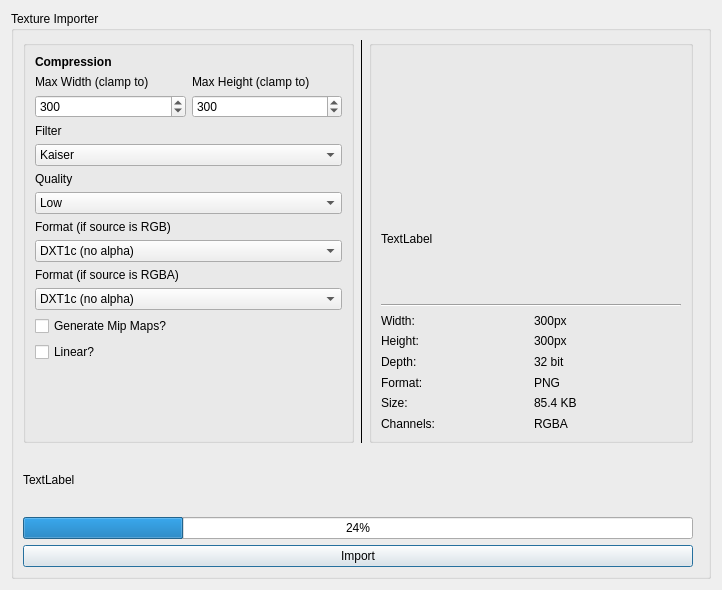
<?xml version="1.0" encoding="UTF-8"?>
<ui version="4.0">
 <class>TextureImporterWindow</class>
 <widget class="QDialog" name="TextureImporterWindow">
  <property name="geometry">
   <rect>
    <x>0</x>
    <y>0</y>
    <width>676</width>
    <height>590</height>
   </rect>
  </property>
  <property name="font">
   <font>
    <family>Segoe UI</family>
   </font>
  </property>
  <property name="windowTitle">
   <string>Texture Importer</string>
  </property>
  <layout class="QGridLayout" name="gridLayout">
   <item row="1" column="0">
    <widget class="QGroupBox" name="groupBox">
     <property name="title">
      <string>Texture Importer</string>
     </property>
     <layout class="QGridLayout" name="gridLayout_2">
      <item row="8" column="4">
       <widget class="Line" name="line_3">
        <property name="orientation">
         <enum>Qt::Horizontal</enum>
        </property>
       </widget>
      </item>
      <item row="8" column="0" colspan="4">
       <widget class="QPushButton" name="importButton">
        <property name="text">
         <string>Import</string>
        </property>
       </widget>
      </item>
      <item row="7" column="0" colspan="4">
       <widget class="QProgressBar" name="loadProgress">
        <property name="value">
         <number>24</number>
        </property>
       </widget>
      </item>
      <item row="0" column="2" rowspan="6">
       <widget class="Line" name="line">
        <property name="frameShadow">
         <enum>QFrame::Plain</enum>
        </property>
        <property name="orientation">
         <enum>Qt::Vertical</enum>
        </property>
       </widget>
      </item>
      <item row="0" column="0" rowspan="6" colspan="2">
       <widget class="QGroupBox" name="settingsGroup">
        <property name="sizePolicy">
         <sizepolicy hsizetype="Expanding" vsizetype="Expanding">
          <horstretch>0</horstretch>
          <verstretch>0</verstretch>
         </sizepolicy>
        </property>
        <property name="title">
         <string/>
        </property>
        <property name="alignment">
         <set>Qt::AlignLeading|Qt::AlignLeft|Qt::AlignVCenter</set>
        </property>
        <layout class="QGridLayout" name="gridLayout_7">
         <item row="12" column="0" colspan="2">
          <widget class="QComboBox" name="formatBoxRgba">
           <item>
            <property name="text">
             <string>DXT1c (no alpha)</string>
            </property>
           </item>
           <item>
            <property name="text">
             <string>DXT1a (only alpha)</string>
            </property>
           </item>
           <item>
            <property name="text">
             <string>DXT3</string>
            </property>
           </item>
           <item>
            <property name="text">
             <string>DXT5</string>
            </property>
           </item>
           <item>
            <property name="text">
             <string>DXT5nm (normal map)</string>
            </property>
           </item>
           <item>
            <property name="text">
             <string>U1555 (1 bit alpha, 5 bits red/green/blue)</string>
            </property>
           </item>
           <item>
            <property name="text">
             <string>U4444 (4 bits alpha/red/green/blue)</string>
            </property>
           </item>
           <item>
            <property name="text">
             <string>U565 (5 bits red, 6 bits green, 5 bits blue, no alpha)</string>
            </property>
           </item>
           <item>
            <property name="text">
             <string>U8888 (uncompressed, with alpha)</string>
            </property>
           </item>
           <item>
            <property name="text">
             <string>U888 (uncompressed, no alpha)</string>
            </property>
           </item>
           <item>
            <property name="text">
             <string>V8U8</string>
            </property>
           </item>
          </widget>
         </item>
         <item row="6" column="0" colspan="2">
          <widget class="QComboBox" name="filterBox">
           <property name="currentIndex">
            <number>5</number>
           </property>
           <item>
            <property name="text">
             <string>Point</string>
            </property>
           </item>
           <item>
            <property name="text">
             <string>Box</string>
            </property>
           </item>
           <item>
            <property name="text">
             <string>Triangle</string>
            </property>
           </item>
           <item>
            <property name="text">
             <string>Quadratic</string>
            </property>
           </item>
           <item>
            <property name="text">
             <string>Cubic</string>
            </property>
           </item>
           <item>
            <property name="text">
             <string>Kaiser</string>
            </property>
           </item>
          </widget>
         </item>
         <item row="8" column="0" colspan="2">
          <widget class="QComboBox" name="qualityBox">
           <property name="currentIndex">
            <number>0</number>
           </property>
           <property name="maxVisibleItems">
            <number>10</number>
           </property>
           <property name="maxCount">
            <number>2147483647</number>
           </property>
           <item>
            <property name="text">
             <string>Low</string>
            </property>
           </item>
           <item>
            <property name="text">
             <string>Normal</string>
            </property>
           </item>
           <item>
            <property name="text">
             <string>High</string>
            </property>
           </item>
          </widget>
         </item>
         <item row="10" column="0" colspan="2">
          <widget class="QComboBox" name="formatBoxRgb">
           <item>
            <property name="text">
             <string>DXT1c (no alpha)</string>
            </property>
           </item>
           <item>
            <property name="text">
             <string>DXT1a (only alpha)</string>
            </property>
           </item>
           <item>
            <property name="text">
             <string>DXT3</string>
            </property>
           </item>
           <item>
            <property name="text">
             <string>DXT5</string>
            </property>
           </item>
           <item>
            <property name="text">
             <string>DXT5nm (normal map)</string>
            </property>
           </item>
           <item>
            <property name="text">
             <string>U1555 (1 bit alpha, 5 bits red/green/blue)</string>
            </property>
           </item>
           <item>
            <property name="text">
             <string>U4444 (4 bits alpha/red/green/blue)</string>
            </property>
           </item>
           <item>
            <property name="text">
             <string>U565 (5 bits red, 6 bits green, 5 bits blue, no alpha)</string>
            </property>
           </item>
           <item>
            <property name="text">
             <string>U8888 (uncompressed, with alpha)</string>
            </property>
           </item>
           <item>
            <property name="text">
             <string>U888 (uncompressed, no alpha)</string>
            </property>
           </item>
           <item>
            <property name="text">
             <string>V8U8</string>
            </property>
           </item>
          </widget>
         </item>
         <item row="2" column="1">
          <widget class="QSpinBox" name="heightBox">
           <property name="maximum">
            <number>8192</number>
           </property>
           <property name="value">
            <number>300</number>
           </property>
          </widget>
         </item>
         <item row="7" column="0" colspan="2">
          <widget class="QLabel" name="label_11">
           <property name="text">
            <string>Quality</string>
           </property>
          </widget>
         </item>
         <item row="3" column="0" colspan="2">
          <widget class="QLabel" name="label_10">
           <property name="text">
            <string>Filter</string>
           </property>
          </widget>
         </item>
         <item row="1" column="0">
          <widget class="QLabel" name="label_9">
           <property name="text">
            <string>Max Width (clamp to)</string>
           </property>
          </widget>
         </item>
         <item row="11" column="0">
          <widget class="QLabel" name="label_14">
           <property name="text">
            <string>Format (if source is RGBA)</string>
           </property>
          </widget>
         </item>
         <item row="9" column="0" colspan="2">
          <widget class="QLabel" name="label_12">
           <property name="text">
            <string>Format (if source is RGB)</string>
           </property>
          </widget>
         </item>
         <item row="0" column="0">
          <widget class="QLabel" name="label_8">
           <property name="font">
            <font>
             <weight>75</weight>
             <bold>true</bold>
            </font>
           </property>
           <property name="text">
            <string>Compression</string>
           </property>
          </widget>
         </item>
         <item row="2" column="0">
          <widget class="QSpinBox" name="widthBox">
           <property name="maximum">
            <number>8192</number>
           </property>
           <property name="value">
            <number>300</number>
           </property>
          </widget>
         </item>
         <item row="1" column="1">
          <widget class="QLabel" name="label_13">
           <property name="text">
            <string>Max Height (clamp to)</string>
           </property>
          </widget>
         </item>
         <item row="14" column="0" colspan="2">
          <widget class="QCheckBox" name="genMipMaps">
           <property name="text">
            <string>Generate Mip Maps?</string>
           </property>
          </widget>
         </item>
         <item row="16" column="0" colspan="2">
          <spacer name="verticalSpacer">
           <property name="orientation">
            <enum>Qt::Vertical</enum>
           </property>
           <property name="sizeHint" stdset="0">
            <size>
             <width>20</width>
             <height>40</height>
            </size>
           </property>
          </spacer>
         </item>
         <item row="15" column="0" colspan="2">
          <widget class="QCheckBox" name="linearBox">
           <property name="text">
            <string>Linear?</string>
           </property>
          </widget>
         </item>
        </layout>
       </widget>
      </item>
      <item row="0" column="3" rowspan="6">
       <widget class="QGroupBox" name="textureGroup">
        <property name="sizePolicy">
         <sizepolicy hsizetype="Preferred" vsizetype="Expanding">
          <horstretch>0</horstretch>
          <verstretch>0</verstretch>
         </sizepolicy>
        </property>
        <layout class="QGridLayout" name="gridLayout_3">
         <item row="3" column="0">
          <layout class="QGridLayout" name="gridLayout_4">
           <item row="0" column="0">
            <widget class="QLabel" name="label_3">
             <property name="text">
              <string>Width:</string>
             </property>
            </widget>
           </item>
           <item row="1" column="0">
            <widget class="QLabel" name="label_4">
             <property name="text">
              <string>Height:</string>
             </property>
            </widget>
           </item>
           <item row="2" column="0">
            <widget class="QLabel" name="label_5">
             <property name="text">
              <string>Depth:</string>
             </property>
            </widget>
           </item>
           <item row="3" column="0">
            <widget class="QLabel" name="label_6">
             <property name="text">
              <string>Format:</string>
             </property>
            </widget>
           </item>
           <item row="4" column="0">
            <widget class="QLabel" name="label_7">
             <property name="text">
              <string>Size:</string>
             </property>
            </widget>
           </item>
           <item row="0" column="1">
            <widget class="QLabel" name="widthLabel">
             <property name="text">
              <string>300px</string>
             </property>
            </widget>
           </item>
           <item row="1" column="1">
            <widget class="QLabel" name="heightLabel">
             <property name="text">
              <string>300px</string>
             </property>
            </widget>
           </item>
           <item row="2" column="1">
            <widget class="QLabel" name="depthLabel">
             <property name="text">
              <string>32 bit</string>
             </property>
            </widget>
           </item>
           <item row="3" column="1">
            <widget class="QLabel" name="formatLabel">
             <property name="text">
              <string>PNG</string>
             </property>
            </widget>
           </item>
           <item row="4" column="1">
            <widget class="QLabel" name="sizeLabel">
             <property name="text">
              <string>85.4 KB</string>
             </property>
            </widget>
           </item>
           <item row="5" column="0">
            <widget class="QLabel" name="label_2">
             <property name="text">
              <string>Channels:</string>
             </property>
            </widget>
           </item>
           <item row="5" column="1">
            <widget class="QLabel" name="channelLabel">
             <property name="text">
              <string>RGBA</string>
             </property>
            </widget>
           </item>
          </layout>
         </item>
         <item row="0" column="0">
          <widget class="QLabel" name="textureLabel">
           <property name="sizePolicy">
            <sizepolicy hsizetype="Expanding" vsizetype="Preferred">
             <horstretch>0</horstretch>
             <verstretch>0</verstretch>
            </sizepolicy>
           </property>
           <property name="minimumSize">
            <size>
             <width>300</width>
             <height>0</height>
            </size>
           </property>
           <property name="text">
            <string/>
           </property>
           <property name="pixmap">
            <pixmap resource="../../qttools/ui/qttoolkit.qrc">:/Nebula/nebulalogo.png</pixmap>
           </property>
           <property name="alignment">
            <set>Qt::AlignCenter</set>
           </property>
          </widget>
         </item>
         <item row="2" column="0">
          <widget class="Line" name="line_4">
           <property name="orientation">
            <enum>Qt::Horizontal</enum>
           </property>
          </widget>
         </item>
         <item row="1" column="0">
          <widget class="QLabel" name="nameLabel">
           <property name="text">
            <string>TextLabel</string>
           </property>
          </widget>
         </item>
        </layout>
       </widget>
      </item>
      <item row="6" column="0" colspan="4">
       <widget class="QLabel" name="status">
        <property name="text">
         <string>TextLabel</string>
        </property>
       </widget>
      </item>
     </layout>
    </widget>
   </item>
  </layout>
 </widget>
 <tabstops>
  <tabstop>widthBox</tabstop>
  <tabstop>heightBox</tabstop>
  <tabstop>filterBox</tabstop>
  <tabstop>qualityBox</tabstop>
  <tabstop>formatBoxRgb</tabstop>
  <tabstop>formatBoxRgba</tabstop>
  <tabstop>genMipMaps</tabstop>
  <tabstop>importButton</tabstop>
 </tabstops>
 <resources>
  <include location="../../qttools/ui/qttoolkit.qrc"/>
 </resources>
 <connections/>
</ui>
